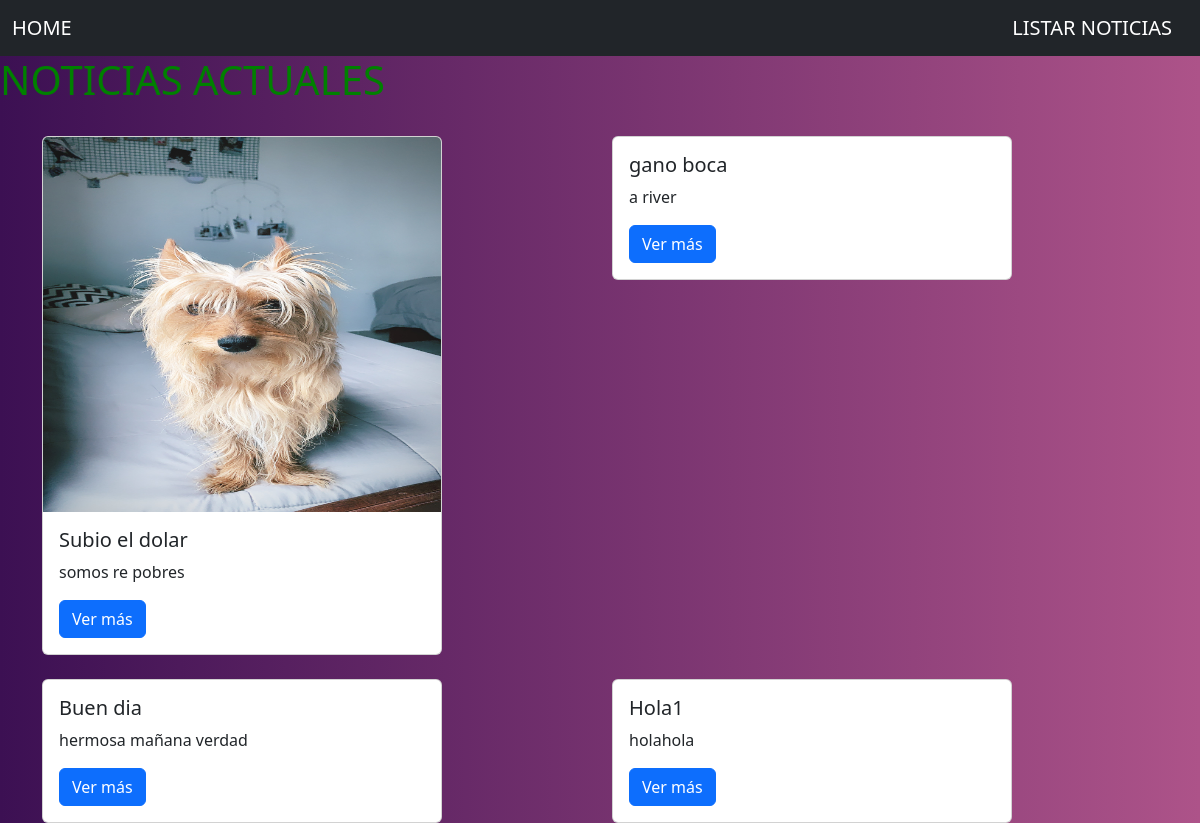
The page /Noticias/listar/ on the database as committed earlier.
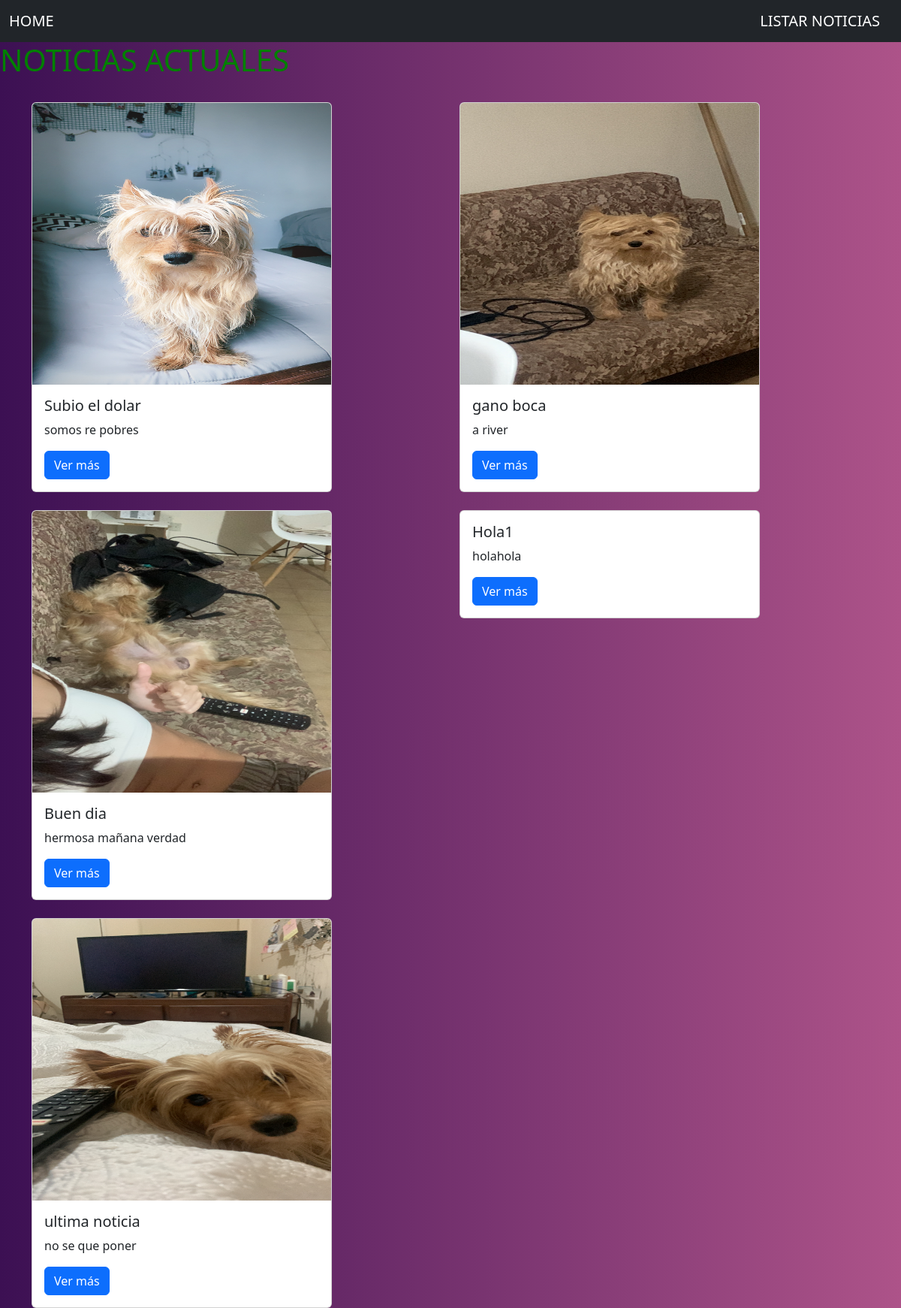
The same page on the database as committed later.
### apps/noticias/models.py (models this page shows)
class Noticia(models.Model): #model.Model siempre va es una clase de django y es el que me transforma la clase noticia en una clase que va a utilizar la ORM de django
    titulo = models.CharField(max_length = 120) #para caracter es models.Charfield(max_length que seria maximo tamaño)
    creado = models.DateField(auto_now_add=True) # el parametro en true es que va a guardar la fecha en la que es modificado o subido automaticamente
    cuerpo = models.TextField() #es para textos largos que no tienen definicion de caracteres, no tiene parametros
    autor = models.CharField(max_length = 50, null = True, blank = True) #es para que me aceptee cuando cargo una noticia en blanco) #el null true es como en base de datos que permite valores nulos, es decir, que no es obligatorio que contenga algo
    imagen = models.ImageField(upload_to = 'noticias', null = True, blank = True) #Lo que le estoy diciendo es que la imagen se guardara en noticias
    categoria = models.ForeignKey(Categoria, on_delete= models.CASCADE, null=True) #ACA LA RELACION SERIA QUE UNA RELACION PERTENECE A UNA CATEGORIA Y UNA CATEGORIA PUEDE ESTAR EN MUCHAS NOTICIAS, ENTONCES LA FOREINGKEY VA EN NOTICIAS
    def __str__(self): #debe ir dentro de la clase nombrada, sino no funciona
        return self.titulo # va a mostrar el nombre de los titulos

### apps/noticias/views.py (the view)
# urls.py: path('listar/', views.Listar, name = 'listar_noticias'), #el listar/ es solo el string que aparece en la url, el views.Listar es el nombre de la app, y el listar_noticias es como lo vamos a llamar a l
def Listar(request):
    ctx = {} #creo el diccionario para pasar datos al template
    todas = Noticia.objects.all()
    print(todas) #para saber que lo de arriba anda hacemos un print
    ctx['notis'] = todas
    return render(request,'noticias/listar_noticias.html', ctx, ) #aca lo que le digo es que el html se va a encontrar dentro de la carpeta noticias y se utiliza / para señalar

### templates/noticias/listar_noticias.html
{% extends 'base.html' %}
{% load static %}
    {% block contenido %}
        <h1> NOTICIAS ACTUALES</h1>
        <br>
        <div class="container mx-10">
        <div class="row row-cols-1 row-cols-md-2 g-4">
            {% for n in notis %}
                        <div>
                            <div class="card" style= "width:400px"; height ="400px">
                                <div class="header">
                                    {% if n.imagen %}
                                        <img class="card-img-top" src="{{ n.imagen.url }}" width = "300px" height = "375px">
                                    {% endif%}
                                    <div class="card-body">
                                        <h5 class="card-title">{{ n.titulo}}</h5>
                                        <p class="card-text">{{n.cuerpo}}</p>
                                        <a href="#" class="btn btn-primary">Ver más</a>
                                    </div>
                                </div>
                            </div>
                        </div>
            {% endfor %}
        </div>
        </div>
    {% endblock contenido %}

### templates/base.html (shortened to what this page needs)
{% load static %}
<!DOCTYPE html>
<html lang="en">
<head>
    <link rel="stylesheet" type="text/css" href="{% static 'css/main.css' %}">
    <link href="https://cdn.jsdelivr.net/npm/bootstrap@5.2.0/dist/css/bootstrap.min.css" rel="stylesheet">
</head>
<body>
    <nav class="navbar navbar-expand-lg navbar-dark bg-dark py-2">
        <div class="container-fluid">
            <a class="navbar-brand" href="{% url 'home' %}">HOME</a>
            <div class="collapse navbar-collapse" id="navbarNav">
            <ul class="navbar-nav ms-auto">
                <a class="navbar-brand" href="{% url 'noticias:listar_noticias' %}">LISTAR NOTICIAS</a>
            </ul>
            </div>
        </div>
        </nav>
    {% block contenido %}
    {% endblock contenido %}
</body>
</html>

### static/css/main.css (style rules this page uses)
body { background: #ad5389; background: -webkit-linear-gradient(to right, #3c1053, #ad5389); background: linear-gradient(to right, #3c1053, #ad5389); }
h1 { color: green }

Rows that differ between the two databases and show on the page:
changed Noticia "gano boca": imagen: picture added
changed Noticia "Buen dia": imagen: picture added
added Noticia: imagen (picture), titulo "ultima noticia", cuerpo "no se que poner"
